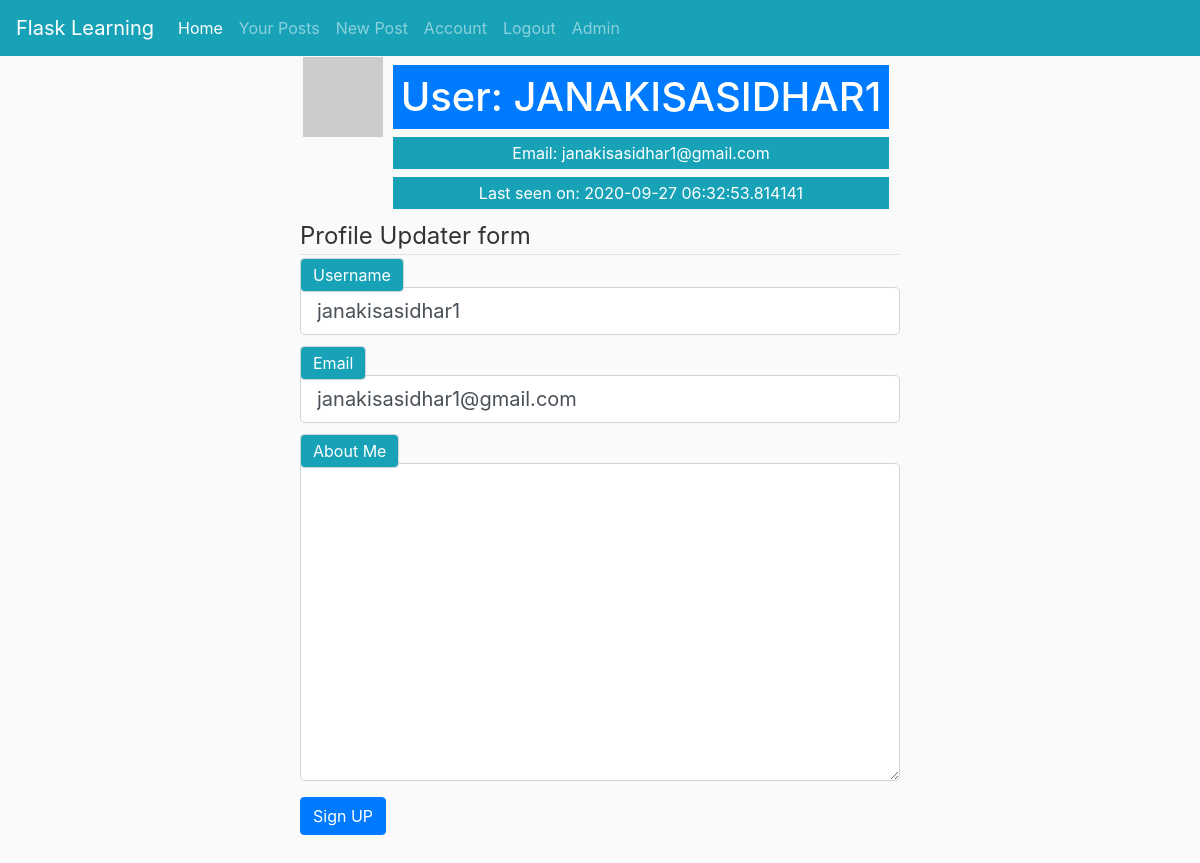
Page /account (signed in) on the earlier database version.
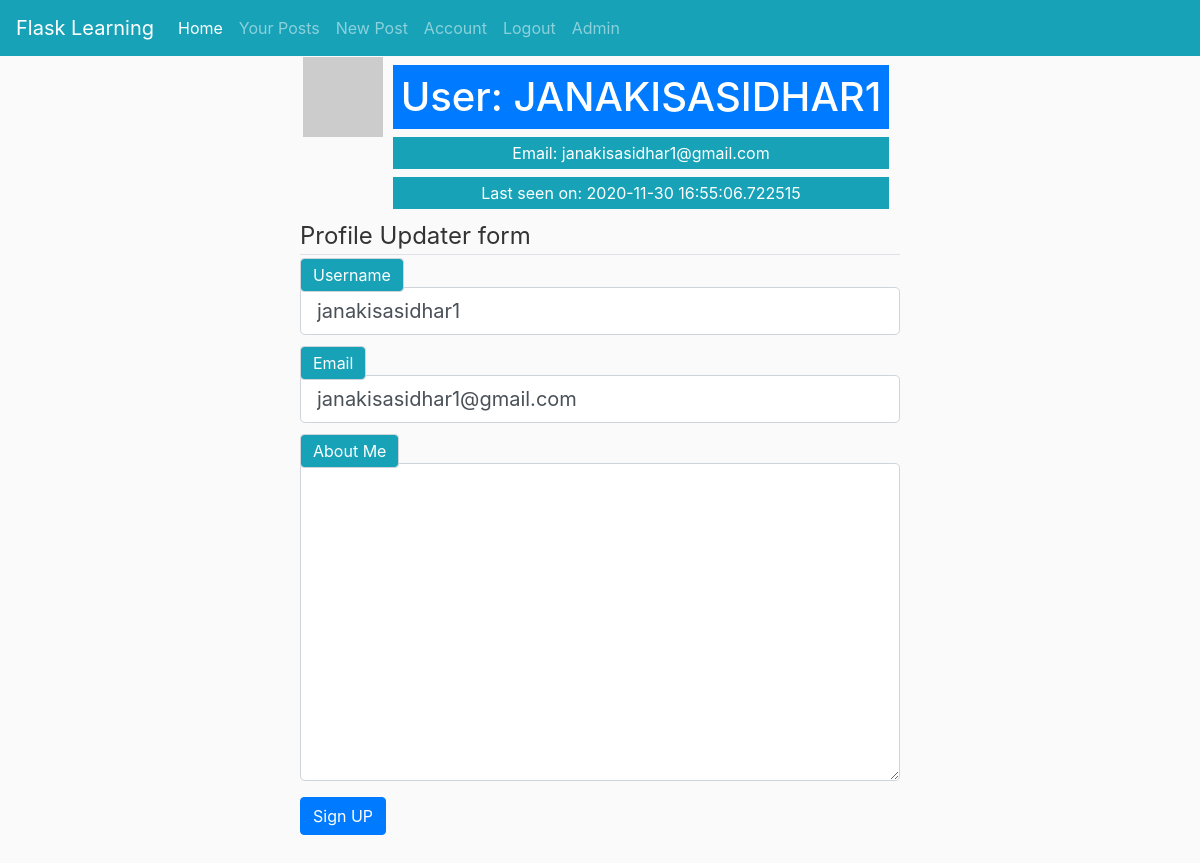
Same page on the later database version.
### flask_blogg/models.py (models this page shows, shortened)
class User(db.Model, UserMixin):
    id = db.Column(db.Integer, primary_key=True)
    username = db.Column(db.String(20), nullable=False, unique=True)
    email = db.Column(db.String(120), nullable=False, unique=True)
    password = db.Column(db.String(60), nullable=False)
    last_seen = db.Column(db.DateTime, default=datetime.utcnow)
    about_me = db.Column(db.String(200), nullable=True)
    posts = db.relationship('Post', backref='author',  lazy=True)
    def avatar(self, size):
        digest = md5(self.email.lower().encode('utf-8')).hexdigest()
        return f'https://www.gravatar.com/avatar/{digest}?d=identicon&s={size}'

### flask_blogg/users/routes.py (the view)
@users.route('/account', methods=['GET', 'POST'])
@login_required
def account():
    form = UpdateForm()
    if form.validate_on_submit():
        current_user.username = form.username.data
        current_user.email = form.email.data
        current_user.about_me = form.about_me.data
        db.session.commit()
        flash("The details have been updated successfully", "success")
        return redirect(url_for('main.index'))
    elif request.method == 'GET':
        form.username.data = current_user.username
        form.about_me.data = current_user.about_me
        form.email.data = current_user.email
    user = User.query.filter_by(username=current_user.username).first()
    return render_template('account.html', title="Account", form=form, user=user)

### flask_blogg/users/forms.py (shortened to what this page needs)
class UpdateForm(FlaskForm):
    username = StringField("Username", validators=[
                           DataRequired(), Length(min=2, max=20)])
    email = StringField('Email', validators=[DataRequired(), Email()])
    about_me = StringField('About Me', widget=TextArea())
    submit = SubmitField("Sign UP")

### flask_blogg/models.py (called while the page is built)
@login_manager.user_loader
def load_user(user_id):
    return User.query.get(int(user_id))

### flask_blogg/users/routes.py (called while the page is built)
@users.before_request
def before_request():
    if current_user.is_authenticated:
        current_user.last_seen = datetime.utcnow()
        db.session.commit()

### flask_blogg/templates/account.html (shortened to what this page needs)
{%extends 'common.html'%}
{%block body%}
<table class="mx-auto">
        <tr valign="top">
            <td><img src="{{ user.avatar(128) }}"></td>
            <td>
                <h1 class="text-center bg-primary p-2 m-2 text-white" >User: {{ user.username|upper }}</h1>
                <p class="text-center bg-info p-1 m-2 text-white"> Email: {{user.email}}</p>
                 {% if user.last_seen %}<p class="text-center bg-info p-1 m-2 text-white">Last seen on: {{ user.last_seen }}</p>{% endif %}
            </td>
        </tr>
</table>
<div class="p-0 container w-50 ">
    <form method="post">
        <div class="form-group">
            <fieldset class="form-group">
                <legend class="border-bottom">
                    Profile Updater form
                </legend>
                <div class="form-group">
                    {{ form.username.label(class="form-control w-100 d-inline bg-info text-white") }}
                        {% if form.username.errors%}
                        {{form.username(class="form-control form-control-lg is-invalid")}}
                        <div class="invalid-feedback">
                            {% for error in form.username.errors %}
                            <span>{{error}}</span>
                            {% endfor %}
                        </div>
                        {%else%}
                    {{ form.username(class="form-control form-control-lg")}}
                    {%endif%}
                </div>
                <div class="form-group">
                    {{ form.email.label(class="form-control w-100 bg-info d-inline text-white") }}
                    {% if form.email.errors %}
                    {{ form.email(class="form-control form-control-lg is-invalid") }}
                    <div class="invalid-feedback">
                        {% for error in form.email.errors %}
                        <span>
                        {{error}}
                        </span>
                        {%endfor%}
                    </div>
                    {%else%}
                    {{ form.email(class="form-control form-control-lg")}}
                    {%endif%}
                </div>
                <div class="form-group">
                    {{ form.about_me.label(class="form-control w-100 bg-info d-inline text-white") }}
                    {{ form.about_me(class="form-control form-control-lg" , rows=10)}}
                </div>
                <div class="form-group">
                    {{ form.submit(class="btn btn-primary") }}
                </div>
            </fieldset>
        </div>
    </form>
</div>
{%endblock body%}

Differences in the rows shown:
changed User "JANAKISASIDHAR1": last_seen "2020-09-27 06:32:53.814141" → "2020-11-30 16:55:06.722515"
